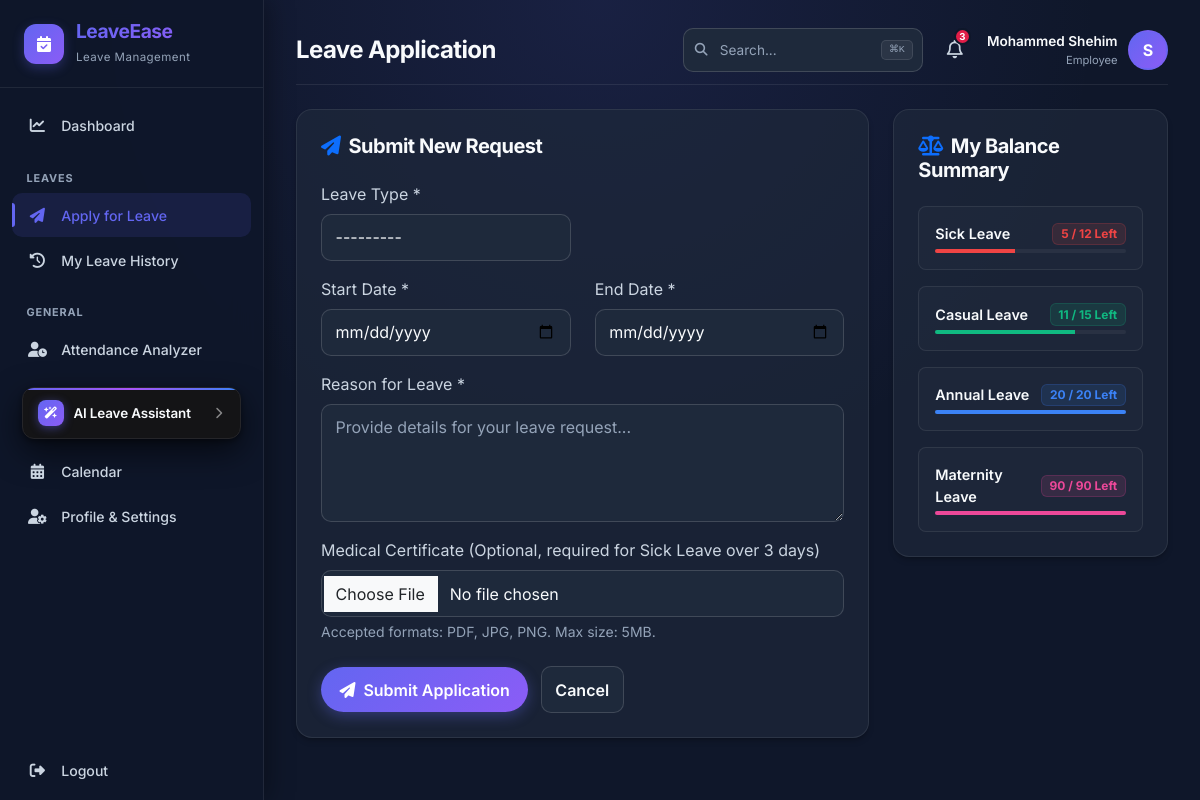
/employee/apply-leave/ (signed in), run on the app's committed database.
### accounts/models.py (models this page shows, shortened)
class User(AbstractUser):
    ROLE_CHOICES = (
        ('ADMIN', 'Admin'),
        ('HR', 'HR Manager'),
        ('EMPLOYEE', 'Employee'),
    )
    GENDER_CHOICES = (
        ('MALE', 'Male'),
        ('FEMALE', 'Female'),
        ('OTHER', 'Other'),
    )
    role = models.CharField(max_length=10, choices=ROLE_CHOICES, default='EMPLOYEE')
    department = models.CharField(max_length=100, blank=True, null=True)
    designation = models.CharField(max_length=100, blank=True, null=True)
    phone = models.CharField(max_length=15, blank=True, null=True)
    gender = models.CharField(max_length=10, choices=GENDER_CHOICES, blank=True, null=True)
    profile_pic = models.ImageField(upload_to='profile_pics/', blank=True, null=True)
    date_of_joining = models.DateField(blank=True, null=True)

### leaves/models.py (models this page shows, shortened)
class LeaveBalance(models.Model):
    user = models.ForeignKey(settings.AUTH_USER_MODEL, on_delete=models.CASCADE, related_name='balances')
    leave_type = models.ForeignKey(LeaveType, on_delete=models.CASCADE)
    allocated = models.IntegerField()
    used = models.IntegerField(default=0)
    remaining = models.IntegerField()
    class Meta:
        unique_together = ('user', 'leave_type')

class LeaveType(models.Model):
    name = models.CharField(max_length=50, unique=True)
    description = models.TextField(blank=True, null=True)
    allocated_days = models.IntegerField(default=10)
    color_code = models.CharField(max_length=7, default='#3b82f6')  # Hex code (e.g. #3b82f6)
    def __str__(self):
        return self.name

### leaves/views.py (the view)
# urls.py: path('employee/apply-leave/', views.apply_leave_view, name='apply_leave'),
@login_required
def apply_leave_view(request):
    if not is_employee(request.user):
        if is_hr(request.user):
            return redirect('hr_dashboard')
        return redirect('admin_dashboard')
    if request.method == 'POST':
        form = LeaveRequestForm(request.POST, request.FILES, user=request.user)
        if form.is_valid():
            leave_req = form.save(commit=False)
            leave_req.user = request.user
            leave_req.status = 'HR_PENDING'
            leave_req.save()
            Notification.objects.create(
                user=request.user,
                message=f"Your request for {leave_req.leave_type.name} ({leave_req.start_date} to {leave_req.end_date}) was submitted and is pending HR review."
            )
            for hr_user in User.objects.filter(role='HR'):
                Notification.objects.create(
                    user=hr_user,
                    message=f"New leave request submitted by {request.user.get_full_name() or request.user.username} for {leave_req.leave_type.name} ({leave_req.start_date} to {leave_req.end_date})."
                )
            messages.success(request, "Leave request submitted successfully! Pending HR review.")
            return redirect('leave_history')
        else:
            messages.error(request, "Please correct the errors in the form.")
    else:
        form = LeaveRequestForm(user=request.user)
    balances = LeaveBalance.objects.filter(user=request.user).select_related('leave_type')
    return render(request, 'employee/apply_leave.html', {'form': form, 'balances': balances})

### templates/employee/apply_leave.html (shortened to what this page needs)
{% extends 'base.html' %}
{% block page_title %}Leave Application{% endblock %}
{% block content %}
<div class="row animate-fade-in">
    <div class="col-lg-8 mb-4">
        <div class="glass-card p-4">
            <h5 class="text-white mb-4"><i class="fa-solid fa-paper-plane me-2 text-primary"></i>Submit New Request</h5>
            <form method="post" enctype="multipart/form-data">
                <div class="row">
                    <div class="col-md-6 mb-3">
                        <label for="id_leave_type" class="form-label text-secondary">Leave Type *</label>
                        {{ form.leave_type }}
                    </div>
                    <div class="col-md-6 mb-3 d-flex align-items-end">
                    </div>
                </div>
                <div class="row">
                    <div class="col-md-6 mb-3">
                        <label for="id_start_date" class="form-label text-secondary">Start Date *</label>
                        {{ form.start_date }}
                    </div>
                    <div class="col-md-6 mb-3">
                        <label for="id_end_date" class="form-label text-secondary">End Date *</label>
                        {{ form.end_date }}
                    </div>
                </div>
                <div class="mb-3">
                    <label for="id_reason" class="form-label text-secondary">Reason for Leave *</label>
                    {{ form.reason }}
                </div>
                <div class="mb-4">
                    <label for="id_medical_cert" class="form-label text-secondary">Medical Certificate (Optional, required for Sick Leave over 3 days)</label>
                    {{ form.medical_certificate }}
                    <small class="text-muted d-block mt-1">Accepted formats: PDF, JPG, PNG. Max size: 5MB.</small>
                </div>
                <button type="submit" class="btn btn-gradient-primary">
                    <i class="fa-solid fa-paper-plane me-2"></i>Submit Application
                </button>
                <a href="{% url 'dashboard' %}" class="btn btn-outline-secondary ms-2 glass-input">Cancel</a>
            </form>
        </div>
    </div>
    <div class="col-lg-4 mb-4">
        <div class="glass-card p-4">
            <h5 class="text-white mb-4"><i class="fa-solid fa-scale-balanced me-2 text-primary"></i>My Balance Summary</h5>
            <div class="d-flex flex-column gap-3">
                {% for bal in balances %}
                <div class="p-3 rounded-3" style="background: rgba(255,255,255,0.02); border: 1px solid var(--border-color);" data-type-id="{{ bal.leave_type.id }}" data-balance="{{ bal.remaining }}">
                    <div class="d-flex justify-content-between align-items-center mb-1">
                        <span class="text-white fw-semibold" style="font-size: 0.9rem;">{{ bal.leave_type.name }}</span>
                        <span class="badge" style="background: {{ bal.leave_type.color_code }}20; color: {{ bal.leave_type.color_code }}; border: 1px solid {{ bal.leave_type.color_code }}30;">
                            {{ bal.remaining }} / {{ bal.allocated }} Left
                        </span>
                    </div>
                    <div class="progress" style="height: 4px; background: rgba(255,255,255,0.05);">
                        <div class="progress-bar" style="background-color: {{ bal.leave_type.color_code }}; width: {% widthratio bal.remaining bal.allocated 100 %}%"></div>
                    </div>
                </div>
                {% empty %}
                <p class="text-muted text-center m-0">No leave balances found.</p>
                {% endfor %}
            </div>
        </div>
    </div>
</div>
{% endblock %}

### templates/base.html (shortened to what this page needs)
{% load static %}
<!DOCTYPE html>
<html lang="en">
<head>
    <link href="https://cdn.jsdelivr.net/npm/bootstrap@5.3.0/dist/css/bootstrap.min.css" rel="stylesheet">
    <link rel="stylesheet" href="https://cdnjs.cloudflare.com/ajax/libs/font-awesome/6.4.0/css/all.min.css">
    <link rel="stylesheet" href="{% static 'css/style.css' %}?v=2.0">
</head>
<body>
    <aside class="sidebar" id="sidebar">
        <div class="sidebar-brand">
            <div class="sidebar-brand-icon">
                <i class="fa-solid fa-calendar-check"></i>
            </div>
            <div>
                <h4 class="brand-text m-0">LeaveEase</h4>
                <small class="text-muted" style="font-size: 0.72rem; letter-spacing: 0.04em;">Leave Management</small>
            </div>
        </div>
        <ul class="sidebar-menu">
            <li>
                <a href="{% url 'dashboard' %}" class="sidebar-link ">
                    <i class="fa-solid fa-chart-line"></i>
                    <span>Dashboard</span>
                </a>
            </li>
            {% if request.user.role == 'ADMIN' %}
            <li class="menu-header">Management</li>
            <li>
                <a href="{% url 'admin_leave_requests' %}" class="sidebar-link {% if request.resolver_match.url_name == 'admin_leave_requests' %}active{% endif %}">
                    <i class="fa-solid fa-envelope-open-text"></i>
                    <span>Leave Requests</span>
                </a>
            </li>
            <li>
                <a href="{% url 'admin_employees' %}" class="sidebar-link {% if request.resolver_match.url_name == 'admin_employees' or request.resolver_match.url_name == 'admin_employee_detail' %}active{% endif %}">
                    <i class="fa-solid fa-users"></i>
                    <span>Employees</span>
                </a>
            </li>
            <li>
                <a href="{% url 'admin_leave_types' %}" class="sidebar-link {% if request.resolver_match.url_name == 'admin_leave_types' %}active{% endif %}">
                    <i class="fa-solid fa-tags"></i>
                    <span>Leave Types</span>
                </a>
            </li>
            <li>
                <a href="{% url 'admin_holidays' %}" class="sidebar-link {% if request.resolver_match.url_name == 'admin_holidays' %}active{% endif %}">
                    <i class="fa-solid fa-umbrella-beach"></i>
                    <span>Manage Holidays</span>
                </a>
            </li>
            <li>
                <a href="{% url 'admin_ai_agents' %}" class="sidebar-link {% if request.resolver_match.url_name == 'admin_ai_agents' %}active{% endif %}">
                    <i class="fa-solid fa-robot"></i>
                    <span>AI Agents</span>
                </a>
            </li>
            {% else %}
            <li class="menu-header">Leaves</li>
            <li>
                <a href="{% url 'apply_leave' %}" class="sidebar-link {% if request.resolver_match.url_name == 'apply_leave' %}active{% endif %}">
                    <i class="fa-solid fa-paper-plane"></i>
                    <span>Apply for Leave</span>
                </a>
            </li>
            <li>
                <a href="{% url 'leave_history' %}" class="sidebar-link {% if request.resolver_match.url_name == 'leave_history' %}active{% endif %}">
                    <i class="fa-solid fa-clock-rotate-left"></i>
                    <span>My Leave History</span>
                </a>
            </li>
            {% endif %}
            <li class="menu-header">General</li>
            <li>
                <a href="{% url 'attendance_dashboard' %}" class="sidebar-link {% if request.resolver_match.url_name == 'attendance_dashboard' %}active{% endif %}">
                    <i class="fa-solid fa-user-clock"></i>
                    <span>Attendance Analyzer</span>
                </a>
            </li>
            <li>
                <div class="sidebar-ai-widget collapsed" id="sidebarAiWidget">
                    <div class="ai-widget-header" id="aiWidgetHeader" role="button" aria-expanded="false" title="Click to toggle AI Leave Assistant">
                        <div class="ai-widget-title">
                            <div class="ai-widget-icon">
                                <i class="fa-solid fa-wand-magic-sparkles"></i>
                            </div>
                            <span>AI Leave Assistant</span>
                        </div>
                        <i class="fa-solid fa-chevron-down ai-widget-toggle" id="aiWidgetToggleIcon"></i>
                    </div>
                </div>
            </li>
            <li>
                <a href="{% url 'calendar' %}" class="sidebar-link {% if request.resolver_match.url_name == 'calendar' %}active{% endif %}">
                    <i class="fa-solid fa-calendar-days"></i>
                    <span>Calendar</span>
                </a>
            </li>
            <li>
                <a href="{% url 'profile' %}" class="sidebar-link {% if request.resolver_match.url_name == 'profile' %}active{% endif %}">
                    <i class="fa-solid fa-user-gear"></i>
                    <span>Profile &amp; Settings</span>
                </a>
            </li>
            <li class="mt-auto pt-4">
                <a href="{% url 'logout' %}" class="sidebar-link sidebar-link-danger">
                    <i class="fa-solid fa-right-from-bracket"></i>
                    <span>Logout</span>
                </a>
            </li>
        </ul>
    </aside>
    <main class="main-content">
        <header class="top-navbar">
            <div class="top-navbar-left">
                <div class="d-none d-sm-block">
                    <h4 class="m-0 font-heading">{% block page_title %}Overview{% endblock %}</h4>
                </div>
            </div>
            <div class="top-navbar-right">
                <div class="search-bar d-none d-md-flex" id="globalSearch">
                    <input type="text" class="glass-input search-bar-input" placeholder="Search..." id="searchInput">
                    <kbd class="search-kbd">⌘K</kbd>
                </div>
                <div class="notification-bell" id="notificationBell">
                    <button class="nav-icon-btn" id="notificationBellBtn" aria-label="Notifications, {{ unread_notifications_count }} unread" aria-expanded="false" aria-controls="notificationDropdown" aria-haspopup="true">
                        <i class="fa-regular fa-bell"></i>
                        <span class="notification-badge {% if unread_notifications_count == 0 %}d-none{% endif %}" id="notifBadge">{{ unread_notifications_count }}</span>
                    </button>
                </div>
                <div class="user-menu" id="userMenu">
                    <div class="user-menu-trigger">
                        <div class="text-end d-none d-sm-block">
                            <span class="user-name">{{ request.user.get_full_name|default:request.user.username }}</span>
                            <small class="user-role">{{ request.user.get_role_display }}</small>
                        </div>
                        {% if request.user.profile_pic %}
                            <img src="{{ request.user.profile_pic.url }}" alt="Profile" class="user-avatar-img">
                        {% else %}
                            <div class="user-avatar-fallback">
                                {{ request.user.username|slice:":1"|upper }}
                            </div>
                        {% endif %}
                    </div>
                </div>
            </div>
        </header>
        {% block content %}
        {% endblock %}
    </main>
</body>
</html>

### data on the page
User: user.get_full_name "Mohammed Shehim", user.role "Employee", user.username "S"
LeaveBalance: leave_type.name "Sick Leave", remaining "5", allocated "12"
LeaveBalance: leave_type.name "Casual Leave", remaining "11", allocated "15"
LeaveBalance: leave_type.name "Annual Leave", remaining "20", allocated "20"
LeaveBalance: leave_type.name "Maternity Leave", remaining "90", allocated "90"

### other printed values
{{ unread_notifications_count }} "3"
